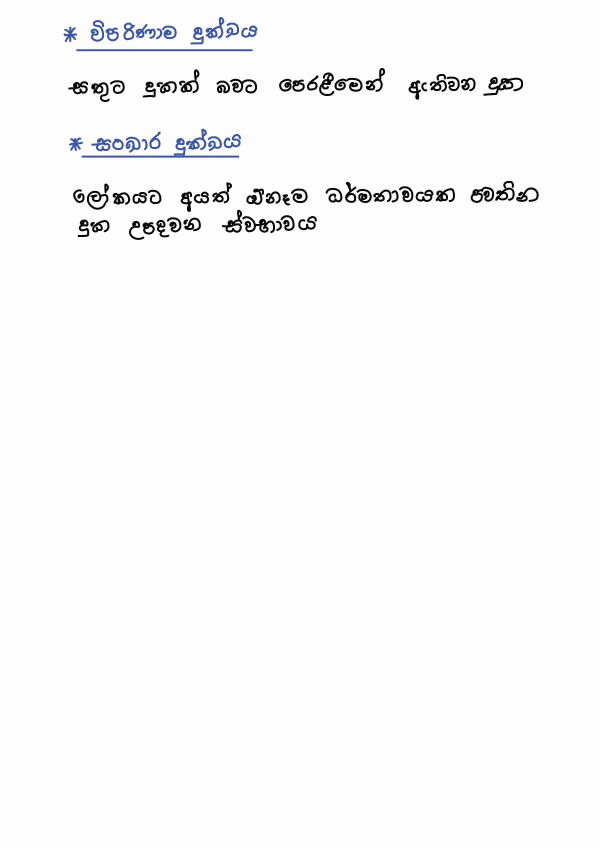
#> input picture Nivan_Maga_Udesa/docs/001_3.jpg, 1800 x 2544 px, found by its file name (shown at 1/3 size); its folder holds 4 pictures in this run
$ python create_thumbnails_nu.py
#> lines starting #> are read from the running program, lines starting #| are printed output that depends on the picture
from PIL import Image
import os

# Set the desired width for the resized images
width = 300
resize_factor = 3

# Set the path to the folder containing the images
folder_path = './Nivan_Maga_Udesa/docs'

# Loop through all the files in the folder
for filename in os.listdir(folder_path):
    # Check if the file is an image
    if filename.endswith('.jpg') or filename.endswith('.png'):
        # Open the image file
        with Image.open(os.path.join(folder_path, filename)) as img:
            # Calculate the height of the resized image to maintain aspect ratio
#> img is the input picture: PIL image 1800x2544 RGB; mean R, G, B 248.9, 249, 249.4
            height = int((float(img.size[1]) * float(width / float(img.size[0]))))
#> height = 424

            # Resize the image using width
            # img = img.resize((width, height))

            # Resize the image using resize_factor
            img = img.resize((int((img.size[0])/resize_factor), int((img.size[1])/resize_factor)))
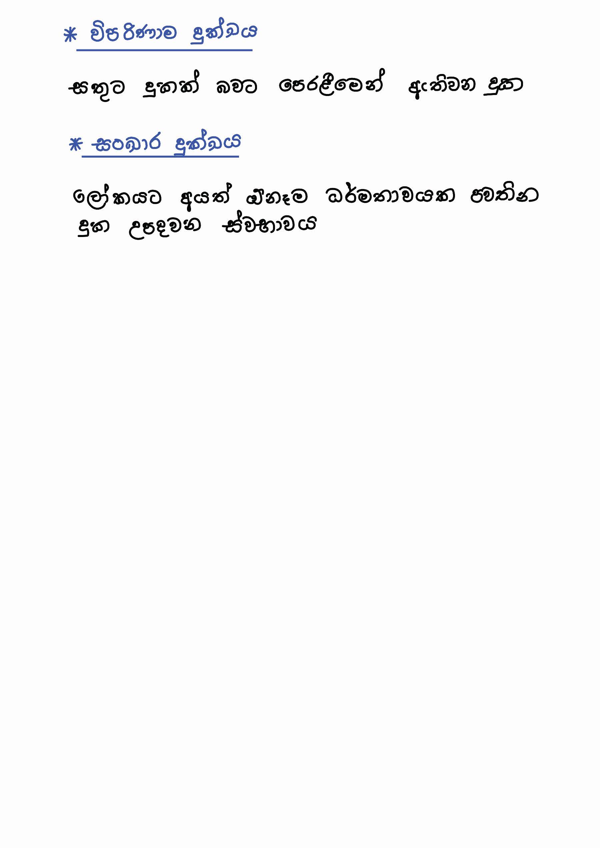
#> img: PIL image 600x848 RGB; mean R, G, B 248.8, 249, 249.4

            # Save the resized image with a new filename
            #img.save(os.path.join(folder_path+'/'+'thumbnails', f'{filename[:-4]}_resized.jpg'))
            img.save(os.path.join(folder_path+'/'+'thumbnails', f'{filename}'))
#> pass 2 of the loop `for filename in os.listdir(folder_path):`:
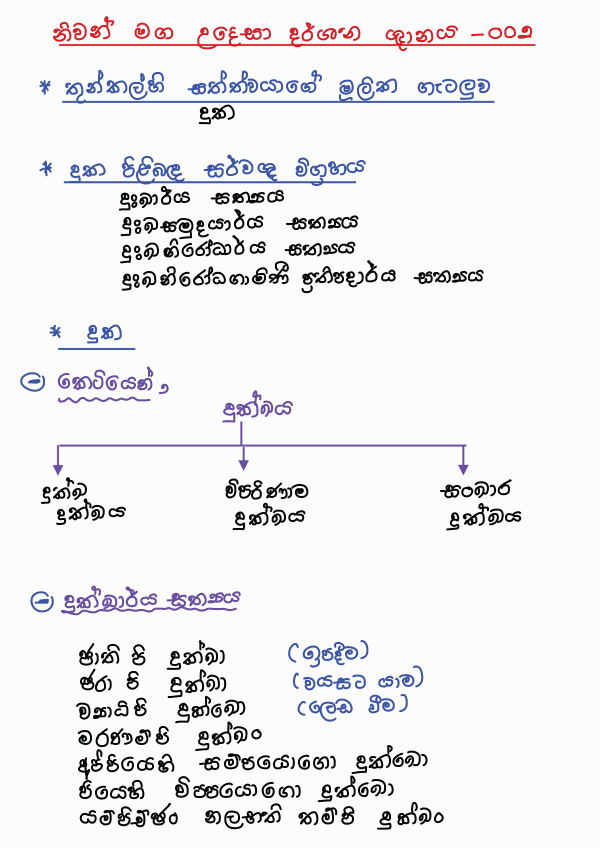
#> input picture Nivan_Maga_Udesa/docs/002_Page_1.png, 1800 x 2544 px, found by its file name (shown at 1/3 size)
#> img is the input picture: PIL image 1800x2544 RGB; mean R, G, B 239.3, 237.6, 239.6
#> `img = img.resize((int((img.size[0])/resize_factor), int((img.size[1])/..`:
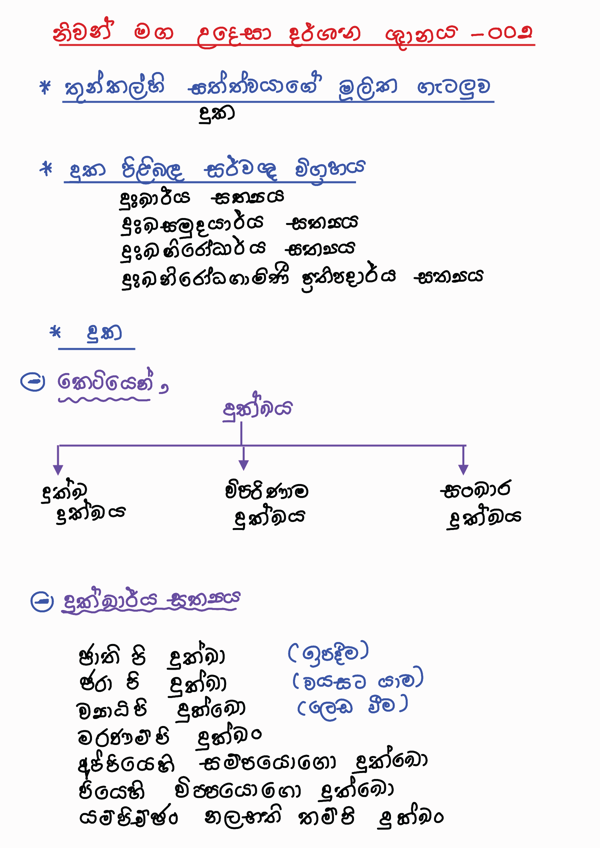
#> img: PIL image 600x848 RGB; mean R, G, B 239.2, 237.5, 239.6
#> pass 3 of the loop `for filename in os.listdir(folder_path):`:
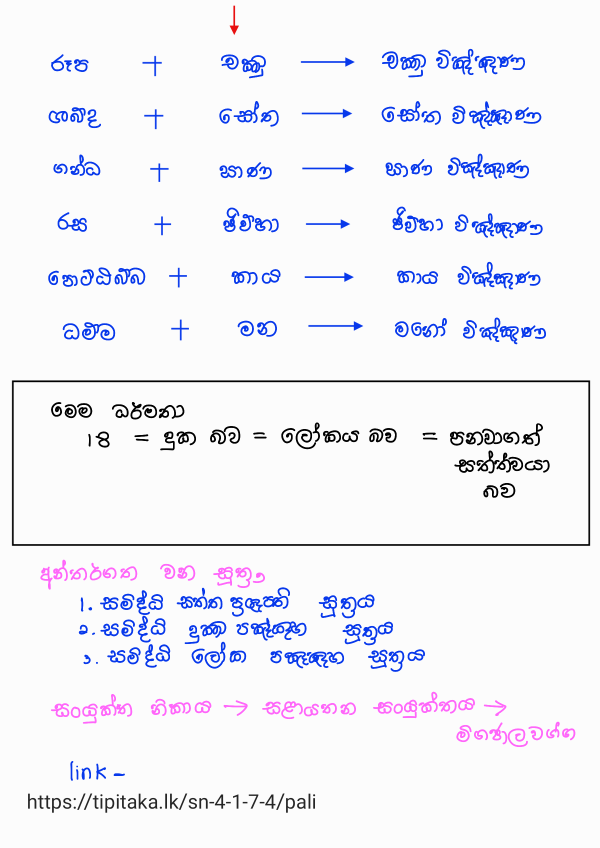
#> input picture Nivan_Maga_Udesa/docs/003_Page_3.png, 1800 x 2544 px, found by its file name (shown at 1/3 size)
#> img is the input picture: PIL image 1800x2544 RGB; mean R, G, B 241.2, 241.5, 248.1
#> `img = img.resize((int((img.size[0])/resize_factor), int((img.size[1])/..`:
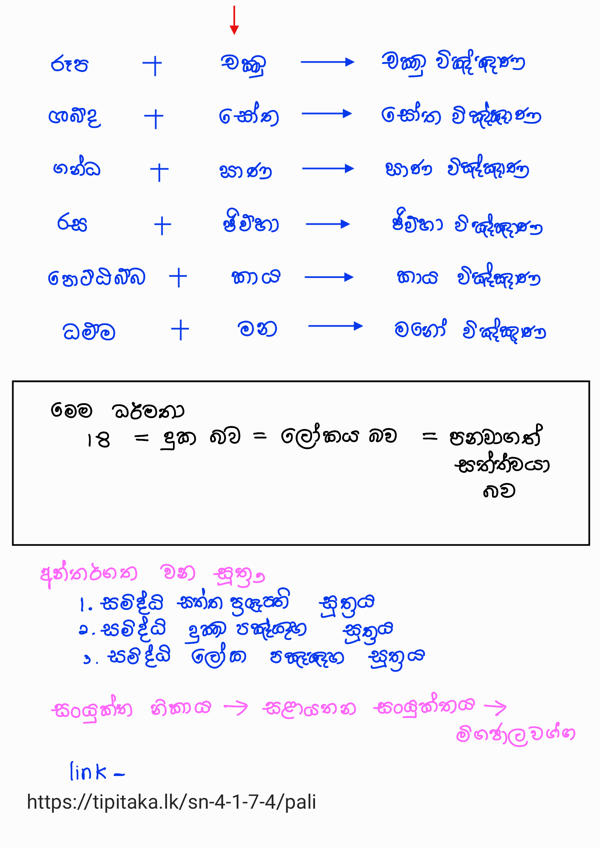
#> img: PIL image 600x848 RGB; mean R, G, B 241.2, 241.4, 248.1
#> the loop made 4 passes; the first 3 are shown
